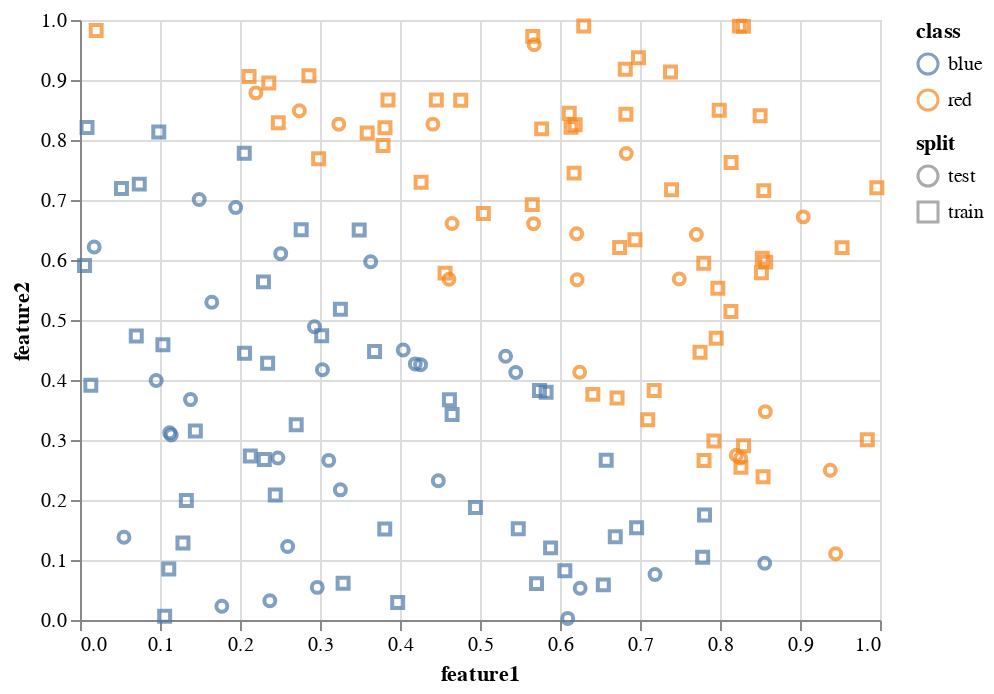

Notebook code for this chart:
### Markdown cell above
Here is what the data looks like.

### Code cell
chart = (alt.Chart(df)
    .mark_point()
    .encode(
        x = "feature1:Q",
        y = "feature2:Q",
        color = "class:N",
        shape = "split:N",
        tooltip = "class:N"
    ))
chart

### Figure 1 — Vega-Lite specification as saved in the notebook (floating-point values rounded to 4 significant figures; data arrays with more than 128 entries replaced by an {"elided": "..."} marker saying what was removed)
{"config": {"view": {"continuousWidth": 400, "continuousHeight": 300}}, "data": {"name": "data-f7cdcf85c8b9bcc65efb148d846be123"}, "mark": "point", "encoding": {"color": {"type": "nominal", "field": "class"}, "shape": {"type": "nominal", "field": "split"}, "tooltip": {"type": "nominal", "field": "class"}, "x": {"type": "quantitative", "field": "feature1"}, "y": {"type": "quantitative", "field": "feature2"}}, "$schema": "https://vega.github.io/schema/vega-lite/v4.8.1.json", "datasets": {"data-f7cdcf85c8b9bcc65efb148d846be123": {"elided": "150 records"}}}
